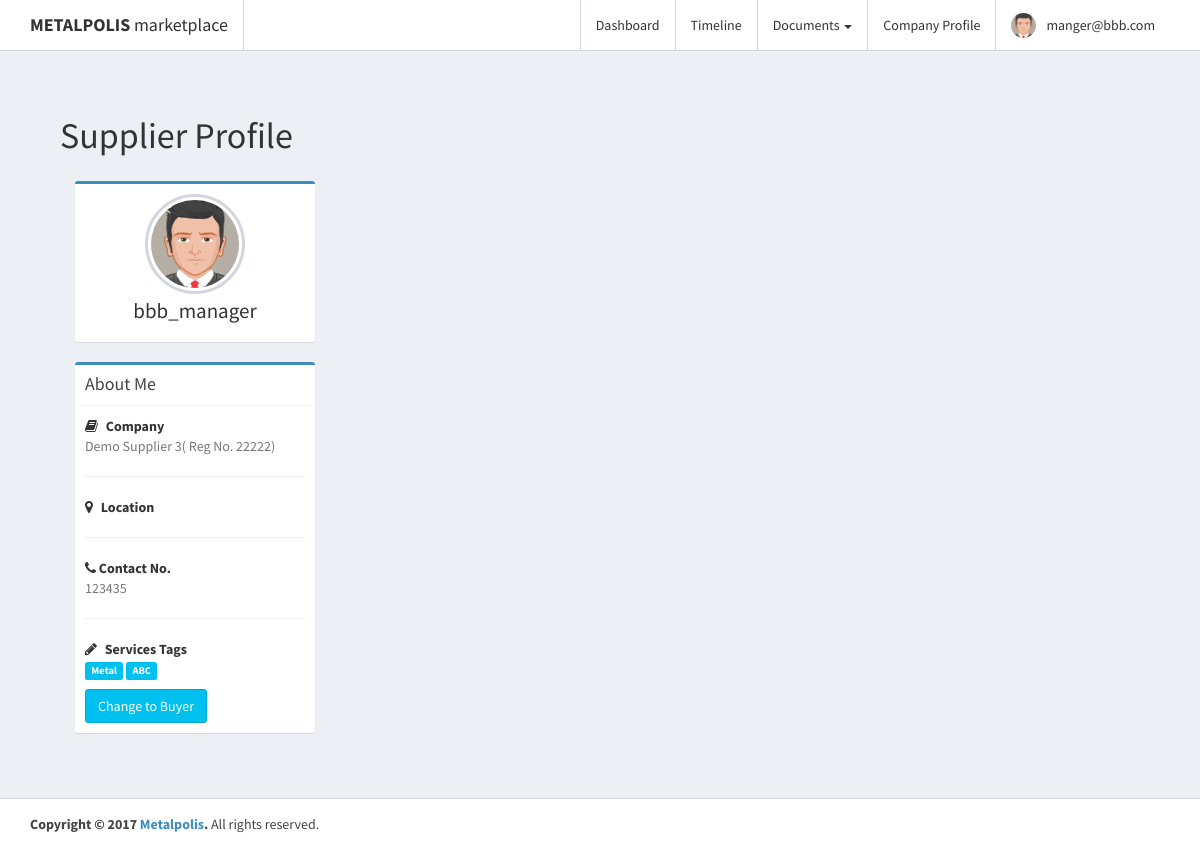
/market/index.php?rdp=profile (signed in), run on the app's committed database.
### tables this page shows
CREATE TABLE `m_user` (
  `Id` int(11) NOT NULL,
  `EmailAddress` varchar(55) NOT NULL,
  `Password` varchar(45) NOT NULL,
  `UserName` varchar(45) NOT NULL,
  `C_UserType` int(11) NOT NULL,
  `CreatedDate` datetime NOT NULL,
  `CreatedBy` varchar(45) NOT NULL,
  `ModifiedBy` varchar(45) NOT NULL,
  `ModifiedDate` datetime NOT NULL,
  `Status` int(11) NOT NULL COMMENT 'Unverified\nActive\nDisabled',
  `RfqCount` int(11) DEFAULT '0',
  `QuoteCount` varchar(45) DEFAULT '0',
  `Version` timestamp NULL DEFAULT NULL,
  `Title` varchar(500) DEFAULT NULL,
  `ContactNumbers` varchar(45) DEFAULT NULL,
  `M_Company_Id` int(11) NOT NULL,
  `Confirmed` int(11) NOT NULL DEFAULT '0',
  `Company_Admin` int(11) NOT NULL DEFAULT '0'
);

CREATE TABLE `m_company` (
  `Id` int(11) NOT NULL,
  `Name` varchar(45) DEFAULT NULL,
  `Address` varchar(45) DEFAULT NULL,
  `Domain` varchar(45) DEFAULT NULL,
  `Reg_No` varchar(45) DEFAULT NULL,
  `Code` varchar(45) DEFAULT NULL
);

CREATE TABLE `c_tags` (
  `Id` int(11) NOT NULL,
  `TagName` varchar(45) DEFAULT NULL,
  `CreatedDate` datetime NOT NULL,
  `CreatedBy` varchar(45) NOT NULL,
  `ModifiedDate` datetime NOT NULL,
  `ModifiedBy` varchar(45) NOT NULL,
  `Status` int(11) NOT NULL,
  `Version` timestamp NULL DEFAULT NULL
);

### www/market/system/profile.php (the view, shortened to what this page needs)
<?php
    if(isset($_SESSION['userid'])){
		$userid = $_SESSION['userid'];
	}else{
		echo "no userid";
	}
  $sql = "SELECT * FROM `m_user`  where 	Id = ".$userid." and Confirmed  = 1  Limit 1";
  $result = $conn->query($sql);
$userid = "";
if (isset($result)){
  if ($result->num_rows > 0) {
    while($row = $result->fetch_assoc()) {
      $userid = $row["Id"];
    }
  }
}
   if(($_SESSION['usertype'] == 'Buyer')){
		 $sql = "SELECT t1.username, t1.EmailAddress,t1.ContactNumbers, t3.Name, t3.Reg_No, t3.Address FROM `m_user` t1 INNER JOIN `m_company` t3 ON t3.id = t1.M_Company_Id  where t1.id = ".$userid;
     $changeto = "Supplier";
     $changetypeid = "2";
	}elseif(($_SESSION['usertype'] == 'Supplier')){
		$sql = "SELECT t1.username, t1.EmailAddress,t1.ContactNumbers, t3.Name, t3.Reg_No, t3.Address FROM `m_user` t1 INNER JOIN `m_company` t3 ON t3.id = t1.M_Company_Id  where t1.id = ".$userid;
    $changeto = "Buyer";
	}
    $result = $conn->query($sql);
	if (isset($result)){
		if ($result->num_rows > 0) {
			while($row = $result->fetch_assoc()) {
				$username = $row["username"];
				$company_name = $row["Name"];
				$reg_no = $row["Reg_No"];
				$ContactNumbers = $row["ContactNumbers"];
			}
		}
	}
?>
      <section class="content">
    <h1>
        <?php echo $_SESSION['usertype'];?> Profile
    </h1>
    <section class="content">
        <div class="row">
            <div class="col-md-3">
                <div class="box box-primary">
                    <div class="box-body box-profile">
                        <img class="profile-user-img img-responsive img-circle"
                             src="img/user2-160x160.png" alt="User profile picture">
                        <h3 class="profile-username text-center"><?php echo $username;?></h3>
                    </div>
                </div>
                <div class="box box-primary">
                    <div class="box-header with-border">
                        <h3 class="box-title">About Me</h3>
                    </div>
                    <div class="box-body">
                        <strong><i class="fa fa-book margin-r-5"></i> Company</strong>
                        <p class="text-muted">
                            <?php echo $company_name."( Reg No. ". $reg_no.")";?>
                        </p>
                        <hr>
                        <strong><i class="fa fa-map-marker margin-r-5"></i> Location</strong>
<hr>
                        <strong><i class="fa fa-phone"></i> Contact No.</strong>
                        <p class="text-muted"><?php echo $ContactNumbers;?></p>
                        <hr>
                        <strong><i class="fa fa-pencil margin-r-5"></i> Services Tags</strong>
                        <p>
						<?php
						$sql = "SELECT * FROM `c_tags` WHERE`Id` in (SELECT c_tags_Id FROM `md_suppliertags` WHERE `M_User_Id` = " . $userid. ")";
						$result = $conn->query($sql);
							if (isset($result)){
								if ($result->num_rows > 0) {
									while($row = $result->fetch_assoc()) {
										$TagName = $row["TagName"];
										?>
										<span class="label label-info"><?php echo $TagName;?></span>
										<?php
									}
								}
							}
						?>
                        </p>
  <button type="button" class="btn btn-info btn-md" data-toggle="modal" data-target="#changeAccountType">Change to <?php echo $changeto;?></button>
                    </div>
                </div>
            </div>
            <div class="col-md-9">
            </div>
        </div>
    </section>

### data on the page
m_user: UserName "bbb_manager", M_Company_Id.Name "Demo Supplier 3", M_Company_Id.Reg_No "22222", ContactNumbers "123435"
c_tags: TagName "Metal"
c_tags: TagName "ABC"

### other printed values
$_SESSION['user'] "manger@bbb.com"
$_SESSION['usertype'] "Supplier"
$changeto "Buyer"
